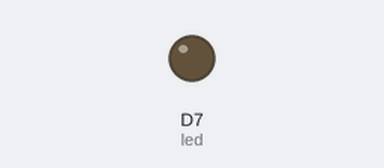
The sketch below on a simulated ESP8266 (NodeMCU). Parts: output pins drawn as LEDs (lit = HIGH).

Above: at 0.3 s.
At 17.55 s:
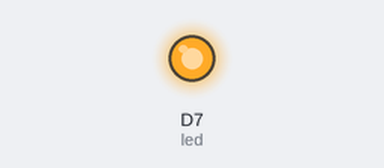
Timing chart, 0 to 18.5 s (numbered marks = the images above):
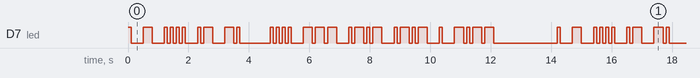

Measured:
- by itself, D7 (led): moves between LOW and HIGH, repeating every 14.2 s
- by itself, everything shown: repeats every 14.2 s, in 38 steps

The sketch:

blinkname.ino
```cpp
// ------------
// Morse Code My Name
// ------------

int led = D7;

void setup() {

    pinMode(led, OUTPUT);

}

void dot() {
    digitalWrite(led, HIGH);
    delay(100);
    digitalWrite(led, LOW);
    delay(100);
}

void dash() {
    digitalWrite(led, HIGH);
    delay(300);
    digitalWrite(led,  LOW);
    delay(100);
}

void loop() {
    //E
    dot();
    delay(300);

    //T
    dash();
    delay(300);

    //H
    dot();
    dot();
    dot();
    dot();
    delay(300);

    //A
    dot();
    dash();
    delay(300);

    //N
    dash();
    dot();
    delay(300);

    //Space
    delay(600);

    //H
    dot();
    dot();
    dot();
    dot();
    delay(300);

    //O
    dash();
    dash();
    dash();
    delay(300);

    //L
    dot();
    dash();
    dot();
    dash();
    delay(300);

    //L
    dot();
    dash();
    dot();
    dash();
    delay(300);

    //E
    dot();
    delay(300);

    //Y
    dash();
    dot();
    dash();
    dash();

    delay(2000);
}
```
